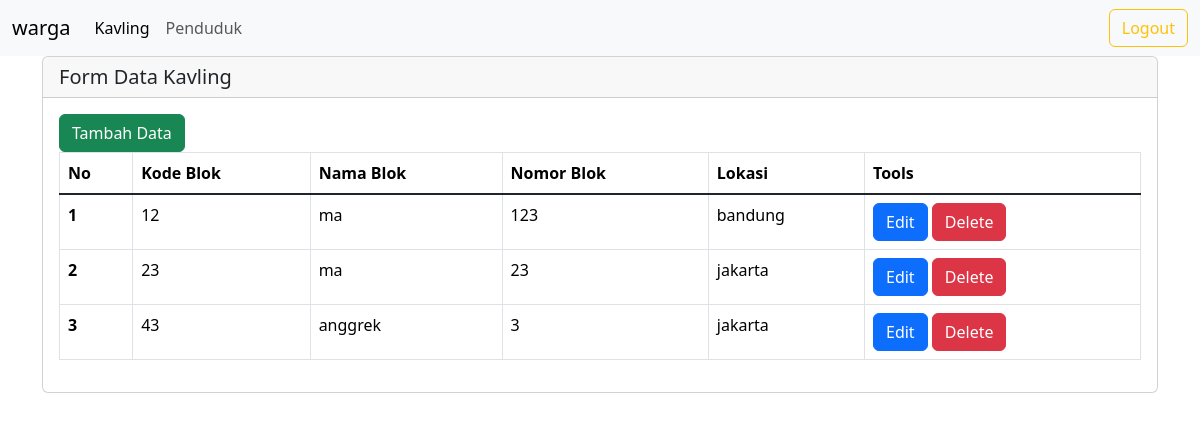
The page /index.php/welcome/master on the database its author committed.
### tables this page shows
CREATE TABLE `blok_kavling` (
  `kd_blok` int(3) NOT NULL,
  `nama_blok` varchar(10) NOT NULL,
  `no_blok` varchar(3) NOT NULL,
  `lokasi` varchar(100) NOT NULL
);

### application/controllers/Welcome.php (called while the page is built, shortened)
<?php
class Welcome extends CI_Controller {
	function __construct()
	{
		$this->load->model('MSudi');
	}
	public function master()
	{
		$data['DataWarga'] = $this->MSudi->GetData('blok_kavling');
		$data['content']='master/VKavling';
		$this->load->view('welcome_message',$data);
	}
}

### index.php (called while the page is built, shortened)
<?php
require_once BASEPATH.'core/CodeIgniter.php';

### application/models/MSudi.php (called while the page is built, shortened)
<?php
class MSudi extends CI_Model
{
    function GetData($tabel)
    {
        $query= $this->db->get($tabel);
        return $query->result();
    }
}

### application/views/master/VKavling.php (the view, shortened to what this page needs)
<!DOCTYPE html>
<html lang="en">
<head>
</head>
<body>
<div class="card">
  <h5 class="card-header">Form Data Kavling</h5>
  <div class="card-body">
  <button type="button" class="btn btn-success" data-bs-toggle="modal" data-bs-target="#tambahdata">
  Tambah Data
  </button>
     <table class="table table-bordered">
  <thead>
    <tr>
      <th scope="col">No</th>
      <th scope="col">Kode Blok</th>
      <th scope="col">Nama Blok</th>
      <th scope="col">Nomor Blok</th>
      <th scope="col">Lokasi</th>
      <th scope="col">Tools</th>
    </tr>
  </thead>
   <tbody class="table-group-divider">
   <?php
	if(!empty($DataWarga))
	{
        $nomor=1;
		foreach($DataWarga as $ReadDS)
		{
	?>
    <tr>
      <th scope="row"><?php echo $nomor?></th>
		<td><?php echo $ReadDS->kd_blok; ?></td>
		<td><?php echo $ReadDS->nama_blok; ?></td>
		<td><?php echo $ReadDS->no_blok; ?></td>
		<td><?php echo $ReadDS->lokasi; ?></td>
      <td>
      <button type="button" class="btn btn-primary" data-bs-toggle="modal" data-bs-target="#editdata">
      Edit</button>
      <a type="button" class="btn btn-danger" href="<?php echo site_url('Welcome/KavlingDelete/'.$ReadDS->kd_blok); ?>" onclick="return confirm('are you sure?')">
          Delete
        </a>
    </tr>
    <?php
    $nomor++;
		}
	}
	?>
        </div>
</body>
</html>

### application/views/welcome_message.php (shortened to what this page needs)
<!DOCTYPE html>
<html lang="en">
<head>
	<link href="https://cdn.jsdelivr.net/npm/bootstrap@5.3.1/dist/css/bootstrap.min.css" rel="stylesheet">
</head>
<body>
<nav class="navbar navbar-expand-lg bg-body-tertiary">
  <div class="container-fluid">
    <a class="navbar-brand" href="<?php echo site_url('Welcome');?>">warga</a>
    <div class="collapse navbar-collapse" id="navbarNav">
      <ul class="navbar-nav">
        <li class="nav-item">
          <a class="nav-link active" aria-current="page" href="<?php echo site_url('Welcome/master');?>">Kavling</a>
        </li>
        <li class="nav-item">
          <a class="nav-link" href="<?php echo site_url('Welcome/penduduk');?>">Penduduk</a>
        </li>
      </ul>
    </div>
	<form class="d-flex" role="logout">
	<button class="btn btn-outline-warning" type="submit">Logout</button>
	</form>
  </div>
</nav>
	<div class="container">
	<?php $this->load->view($content);?>
	</div>
</body>
</html>

### rows shown on the page
blok_kavling: kd_blok "12", nama_blok "ma", no_blok "123", lokasi "bandung"
blok_kavling: kd_blok "23", nama_blok "ma", no_blok "23", lokasi "jakarta"
blok_kavling: kd_blok "43", nama_blok "anggrek", no_blok "3", lokasi "jakarta"
